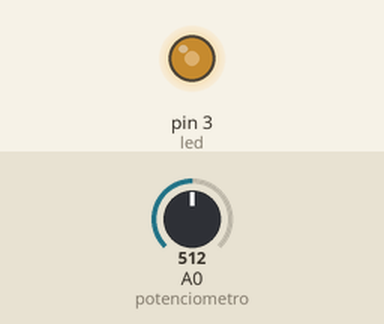
This sketch was run on a simulated Arduino Uno, built with avr-gcc and run on an emulated ATmega328P. Parts: output pins drawn as LEDs (lit = HIGH). The test bench sets the inputs (shaded band); at power-on: A0 (potenciometro) = 512.

Above: at 1.2 s.
1.3 s: A0 (potenciometro) set to 716
At 2.2 s:
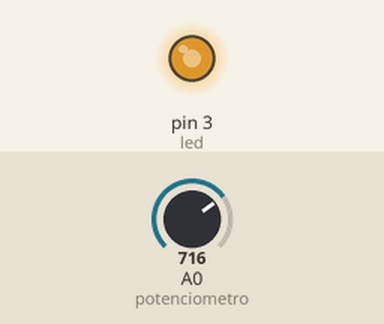
2.8 s: A0 (potenciometro) set to 900
At 3.4 s:
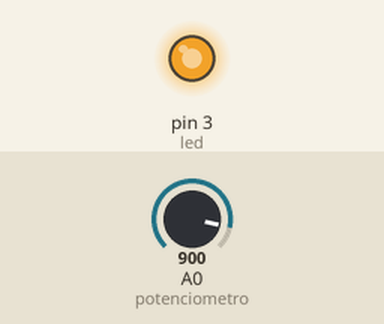
4.3 s: A0 (potenciometro) set to 122
At 5.5 s:
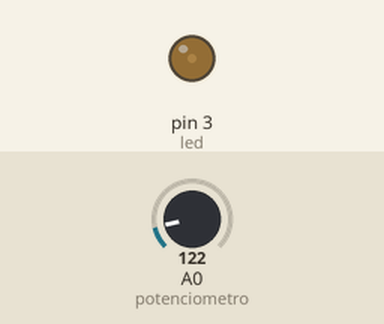
5.8 s: A0 (potenciometro) set to 0
At 6.9 s:
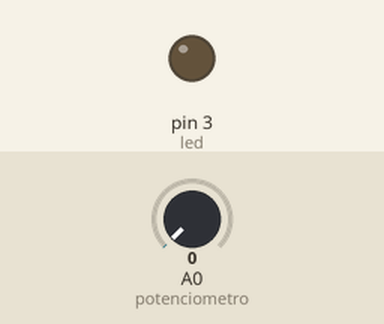
Timing chart, 0 to 8.3 s (numbered marks = the images above; inputs shaded):
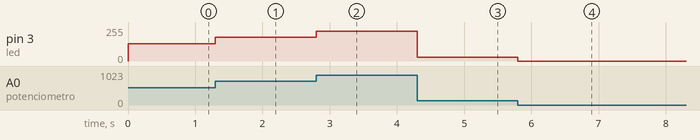

Measured:
- after the input at 1.3 s, pin 3 (led): 128/255 → 179/255 at once
- after the input at 2.8 s, pin 3 (led): 179/255 → 225/255 at once
- after the input at 4.3 s, pin 3 (led): 225/255 → 30/255 at once
- after the input at 5.8 s, pin 3 (led): 30/255 → 0/255 at once

The sketch:

brillo_de_led.ino
```cpp
/*
  Fundacion Kinal
  Centro educativo tecnico laboral Kinal
  Perito en electronica
  Quinto perito
  Seccion: A
  Curso: Taller de electronica digital y reparacion de computadoras I
  Alumno: Carlos Argueta Serech
  Carne: 2022335
  Proyecto: Control de brillo de led
*/

#define led 3
#define potenciometro A0
void setup() {
  pinMode(led, OUTPUT);
  pinMode(potenciometro, INPUT);
}
void loop() {
  analogWrite(led,analogRead(potenciometro)/4);
}
```
